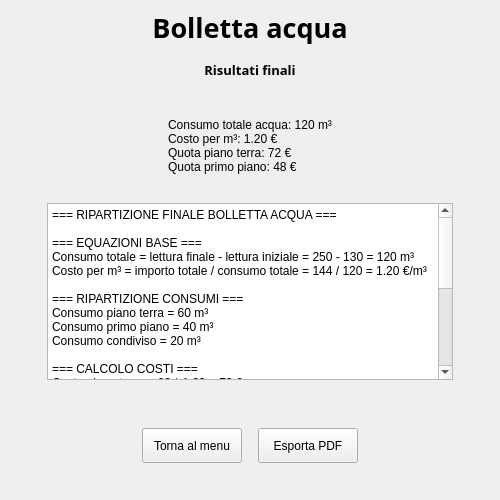
<?xml version="1.0" encoding="UTF-8"?>
<ui version="4.0">
 <class>waterWindow</class>
 <widget class="QMainWindow" name="waterWindow">
  <property name="geometry">
   <rect>
    <x>0</x>
    <y>0</y>
    <width>500</width>
    <height>500</height>
   </rect>
  </property>
  <property name="minimumSize">
   <size>
    <width>500</width>
    <height>500</height>
   </size>
  </property>
  <property name="maximumSize">
   <size>
    <width>500</width>
    <height>500</height>
   </size>
  </property>
  <property name="font">
   <font>
    <kerning>true</kerning>
   </font>
  </property>
  <property name="windowTitle">
   <string>BolletteCasa</string>
  </property>
  <property name="windowIcon">
   <iconset>
    <normaloff>../assets/logo.ico</normaloff>../assets/logo.ico</iconset>
  </property>
  <widget class="QWidget" name="waterCentralWidget">
   <layout class="QVBoxLayout" name="verticalLayout_2">
    <item>
     <widget class="QLabel" name="waterWindowTitleLabel">
      <property name="font">
       <font>
        <family>Asap</family>
        <pointsize>20</pointsize>
        <bold>true</bold>
        <kerning>false</kerning>
        <hintingpreference>PreferNoHinting</hintingpreference>
       </font>
      </property>
      <property name="text">
       <string>Bolletta acqua</string>
      </property>
      <property name="alignment">
       <set>Qt::AlignmentFlag::AlignCenter</set>
      </property>
      <property name="indent">
       <number>-1</number>
      </property>
     </widget>
    </item>
    <item>
     <widget class="QStackedWidget" name="waterStackedWidget">
      <property name="currentIndex">
       <number>1</number>
      </property>
      <widget class="QWidget" name="generalDataPage">
       <layout class="QVBoxLayout" name="verticalLayout">
        <item>
         <widget class="QLabel" name="generalDataSectionTitleLabel">
          <property name="font">
           <font>
            <family>Asap</family>
            <pointsize>10</pointsize>
            <bold>true</bold>
            <stylestrategy>PreferDefault</stylestrategy>
            <kerning>true</kerning>
            <hintingpreference>PreferNoHinting</hintingpreference>
           </font>
          </property>
          <property name="text">
           <string>Dati generali</string>
          </property>
          <property name="alignment">
           <set>Qt::AlignmentFlag::AlignCenter</set>
          </property>
         </widget>
        </item>
        <item>
         <spacer name="generalDataTitleBottomSpacer">
          <property name="orientation">
           <enum>Qt::Orientation::Vertical</enum>
          </property>
          <property name="sizeHint" stdset="0">
           <size>
            <width>20</width>
            <height>40</height>
           </size>
          </property>
         </spacer>
        </item>
        <item>
         <widget class="QWidget" name="generalDataFormContainer" native="true">
          <layout class="QHBoxLayout" name="horizontalLayout">
           <item>
            <spacer name="generalDataLeftSpacer">
             <property name="orientation">
              <enum>Qt::Orientation::Horizontal</enum>
             </property>
             <property name="sizeHint" stdset="0">
              <size>
               <width>58</width>
               <height>20</height>
              </size>
             </property>
            </spacer>
           </item>
           <item>
            <layout class="QFormLayout" name="generalDataFormLayout">
             <property name="horizontalSpacing">
              <number>15</number>
             </property>
             <property name="verticalSpacing">
              <number>10</number>
             </property>
             <item row="0" column="0">
              <widget class="QLabel" name="totalAmountLabel">
               <property name="minimumSize">
                <size>
                 <width>0</width>
                 <height>30</height>
                </size>
               </property>
               <property name="text">
                <string>Importo totale acqua (€)</string>
               </property>
              </widget>
             </item>
             <item row="0" column="1">
              <widget class="QLineEdit" name="totalAmountLineEdit">
               <property name="minimumSize">
                <size>
                 <width>0</width>
                 <height>30</height>
                </size>
               </property>
              </widget>
             </item>
             <item row="1" column="0">
              <widget class="QLabel" name="totalConsumptionLabel">
               <property name="minimumSize">
                <size>
                 <width>0</width>
                 <height>30</height>
                </size>
               </property>
               <property name="text">
                <string>Consumo totale acqua (L)</string>
               </property>
              </widget>
             </item>
             <item row="1" column="1">
              <widget class="QLineEdit" name="totalConsumptionLineEdit">
               <property name="minimumSize">
                <size>
                 <width>0</width>
                 <height>30</height>
                </size>
               </property>
              </widget>
             </item>
             <item row="2" column="0">
              <widget class="QLabel" name="groundFloorPeopleLabel">
               <property name="minimumSize">
                <size>
                 <width>0</width>
                 <height>30</height>
                </size>
               </property>
               <property name="text">
                <string>Numero persone piano TERRA</string>
               </property>
              </widget>
             </item>
             <item row="2" column="1">
              <widget class="QSpinBox" name="groundFloorPeopleSpinBox">
               <property name="minimumSize">
                <size>
                 <width>0</width>
                 <height>30</height>
                </size>
               </property>
              </widget>
             </item>
             <item row="3" column="0">
              <widget class="QLabel" name="firstFloorPeopleLabel">
               <property name="minimumSize">
                <size>
                 <width>0</width>
                 <height>30</height>
                </size>
               </property>
               <property name="text">
                <string>Numero persone PRIMO piano</string>
               </property>
              </widget>
             </item>
             <item row="3" column="1">
              <widget class="QSpinBox" name="firstFloorPeopleSpinBox">
               <property name="minimumSize">
                <size>
                 <width>0</width>
                 <height>30</height>
                </size>
               </property>
              </widget>
             </item>
            </layout>
           </item>
           <item>
            <spacer name="generalDataRightSpacer">
             <property name="orientation">
              <enum>Qt::Orientation::Horizontal</enum>
             </property>
             <property name="sizeHint" stdset="0">
              <size>
               <width>40</width>
               <height>20</height>
              </size>
             </property>
            </spacer>
           </item>
          </layout>
         </widget>
        </item>
        <item>
         <spacer name="generalDataFormBottomSpacer">
          <property name="orientation">
           <enum>Qt::Orientation::Vertical</enum>
          </property>
          <property name="sizeHint" stdset="0">
           <size>
            <width>20</width>
            <height>40</height>
           </size>
          </property>
         </spacer>
        </item>
        <item>
         <widget class="QWidget" name="generalDataNavigationLayout" native="true">
          <layout class="QHBoxLayout" name="horizontalLayout_2">
           <item>
            <spacer name="generalDataNavLeftSpacer">
             <property name="orientation">
              <enum>Qt::Orientation::Horizontal</enum>
             </property>
             <property name="sizeHint" stdset="0">
              <size>
               <width>40</width>
               <height>20</height>
              </size>
             </property>
            </spacer>
           </item>
           <item>
            <widget class="QPushButton" name="generalDataBackButton">
             <property name="minimumSize">
              <size>
               <width>100</width>
               <height>35</height>
              </size>
             </property>
             <property name="text">
              <string>Torna al menu</string>
             </property>
            </widget>
           </item>
           <item>
            <spacer name="generalDataNavCenterSpacer">
             <property name="orientation">
              <enum>Qt::Orientation::Horizontal</enum>
             </property>
             <property name="sizeType">
              <enum>QSizePolicy::Policy::Fixed</enum>
             </property>
             <property name="sizeHint" stdset="0">
              <size>
               <width>10</width>
               <height>20</height>
              </size>
             </property>
            </spacer>
           </item>
           <item>
            <widget class="QPushButton" name="generalDataNextButton">
             <property name="minimumSize">
              <size>
               <width>100</width>
               <height>35</height>
              </size>
             </property>
             <property name="text">
              <string>Avanti</string>
             </property>
            </widget>
           </item>
           <item>
            <spacer name="generalDataNavRightSpacer">
             <property name="orientation">
              <enum>Qt::Orientation::Horizontal</enum>
             </property>
             <property name="sizeHint" stdset="0">
              <size>
               <width>40</width>
               <height>20</height>
              </size>
             </property>
            </spacer>
           </item>
          </layout>
         </widget>
        </item>
        <item>
         <spacer name="generalDataBottomSpacer">
          <property name="orientation">
           <enum>Qt::Orientation::Vertical</enum>
          </property>
          <property name="sizeType">
           <enum>QSizePolicy::Policy::Fixed</enum>
          </property>
          <property name="sizeHint" stdset="0">
           <size>
            <width>20</width>
            <height>10</height>
           </size>
          </property>
         </spacer>
        </item>
       </layout>
      </widget>
      <widget class="QWidget" name="resultsPage">
       <layout class="QVBoxLayout" name="verticalLayout_4">
        <item>
         <widget class="QLabel" name="resultsSectionTitleLabel">
          <property name="font">
           <font>
            <family>Asap</family>
            <pointsize>10</pointsize>
            <bold>true</bold>
            <kerning>true</kerning>
           </font>
          </property>
          <property name="text">
           <string>Risultati finali</string>
          </property>
          <property name="alignment">
           <set>Qt::AlignmentFlag::AlignCenter</set>
          </property>
         </widget>
        </item>
        <item>
         <spacer name="resultsTitleBottomSpacer">
          <property name="orientation">
           <enum>Qt::Orientation::Vertical</enum>
          </property>
          <property name="sizeHint" stdset="0">
           <size>
            <width>20</width>
            <height>40</height>
           </size>
          </property>
         </spacer>
        </item>
        <item>
         <widget class="QWidget" name="resultsSummaryContainer" native="true">
          <layout class="QHBoxLayout" name="horizontalLayout_5">
           <item>
            <spacer name="resultsSummaryLeftSpacer">
             <property name="orientation">
              <enum>Qt::Orientation::Horizontal</enum>
             </property>
             <property name="sizeHint" stdset="0">
              <size>
               <width>133</width>
               <height>20</height>
              </size>
             </property>
            </spacer>
           </item>
           <item>
            <widget class="QLabel" name="resultsSummaryLabel">
             <property name="text">
              <string>Consumo totale acqua: 120 m³
Costo per m³: 1.20 €
Quota piano terra: 72 €
Quota primo piano: 48 €</string>
             </property>
            </widget>
           </item>
           <item>
            <spacer name="resultsSummaryRightSpacer">
             <property name="orientation">
              <enum>Qt::Orientation::Horizontal</enum>
             </property>
             <property name="sizeHint" stdset="0">
              <size>
               <width>132</width>
               <height>20</height>
              </size>
             </property>
            </spacer>
           </item>
          </layout>
         </widget>
        </item>
        <item>
         <spacer name="resultsSummaryBottomSpacer">
          <property name="orientation">
           <enum>Qt::Orientation::Vertical</enum>
          </property>
          <property name="sizeType">
           <enum>QSizePolicy::Policy::Fixed</enum>
          </property>
          <property name="sizeHint" stdset="0">
           <size>
            <width>20</width>
            <height>5</height>
           </size>
          </property>
         </spacer>
        </item>
        <item>
         <widget class="QWidget" name="resultsDetailsContainer" native="true">
          <layout class="QHBoxLayout" name="horizontalLayout_6">
           <item>
            <spacer name="resultsDetailsLeftSpacer">
             <property name="orientation">
              <enum>Qt::Orientation::Horizontal</enum>
             </property>
             <property name="sizeType">
              <enum>QSizePolicy::Policy::Fixed</enum>
             </property>
             <property name="sizeHint" stdset="0">
              <size>
               <width>20</width>
               <height>20</height>
              </size>
             </property>
            </spacer>
           </item>
           <item>
            <widget class="QPlainTextEdit" name="resultsDetailsPlainTextEdit">
             <property name="readOnly">
              <bool>true</bool>
             </property>
             <property name="plainText">
              <string>=== RIPARTIZIONE FINALE BOLLETTA ACQUA ===

=== EQUAZIONI BASE ===
Consumo totale = lettura finale - lettura iniziale = 250 - 130 = 120 m³
Costo per m³ = importo totale / consumo totale = 144 / 120 = 1.20 €/m³

=== RIPARTIZIONE CONSUMI ===
Consumo piano terra = 60 m³
Consumo primo piano = 40 m³
Consumo condiviso = 20 m³

=== CALCOLO COSTI ===
Costo piano terra = 60 * 1.20 = 72 €
Costo primo piano = 40 * 1.20 = 48 €
Costo condiviso = 20 * 1.20 = 24 €

=== RIPARTIZIONE COSTO CONDIVISO ===
Quota condivisa piano terra = 12 €
Quota condivisa primo piano = 12 €

=== TOTALE FINALE ===
Totale piano terra = 72 €
Totale primo piano = 48 €</string>
             </property>
            </widget>
           </item>
           <item>
            <spacer name="resultsDetailsRightSpacer">
             <property name="orientation">
              <enum>Qt::Orientation::Horizontal</enum>
             </property>
             <property name="sizeType">
              <enum>QSizePolicy::Policy::Fixed</enum>
             </property>
             <property name="sizeHint" stdset="0">
              <size>
               <width>20</width>
               <height>20</height>
              </size>
             </property>
            </spacer>
           </item>
          </layout>
         </widget>
        </item>
        <item>
         <spacer name="resultsDetailsBottomSpacer">
          <property name="orientation">
           <enum>Qt::Orientation::Vertical</enum>
          </property>
          <property name="sizeHint" stdset="0">
           <size>
            <width>20</width>
            <height>40</height>
           </size>
          </property>
         </spacer>
        </item>
        <item>
         <widget class="QWidget" name="resultsActionsContainer" native="true">
          <layout class="QHBoxLayout" name="horizontalLayout_7">
           <item>
            <spacer name="resultsActionsLeftSpacer">
             <property name="orientation">
              <enum>Qt::Orientation::Horizontal</enum>
             </property>
             <property name="sizeHint" stdset="0">
              <size>
               <width>102</width>
               <height>20</height>
              </size>
             </property>
            </spacer>
           </item>
           <item>
            <widget class="QPushButton" name="resultsBackButton">
             <property name="minimumSize">
              <size>
               <width>100</width>
               <height>35</height>
              </size>
             </property>
             <property name="text">
              <string>Torna al menu</string>
             </property>
            </widget>
           </item>
           <item>
            <spacer name="resultsActionsCenterSpacer">
             <property name="orientation">
              <enum>Qt::Orientation::Horizontal</enum>
             </property>
             <property name="sizeType">
              <enum>QSizePolicy::Policy::Fixed</enum>
             </property>
             <property name="sizeHint" stdset="0">
              <size>
               <width>10</width>
               <height>20</height>
              </size>
             </property>
            </spacer>
           </item>
           <item>
            <widget class="QPushButton" name="exportPdfButton">
             <property name="minimumSize">
              <size>
               <width>100</width>
               <height>35</height>
              </size>
             </property>
             <property name="text">
              <string>Esporta PDF</string>
             </property>
            </widget>
           </item>
           <item>
            <spacer name="resultsActionsRightSpacer">
             <property name="orientation">
              <enum>Qt::Orientation::Horizontal</enum>
             </property>
             <property name="sizeHint" stdset="0">
              <size>
               <width>101</width>
               <height>20</height>
              </size>
             </property>
            </spacer>
           </item>
          </layout>
         </widget>
        </item>
        <item>
         <spacer name="resultsBottomSpacer">
          <property name="orientation">
           <enum>Qt::Orientation::Vertical</enum>
          </property>
          <property name="sizeType">
           <enum>QSizePolicy::Policy::Fixed</enum>
          </property>
          <property name="sizeHint" stdset="0">
           <size>
            <width>20</width>
            <height>10</height>
           </size>
          </property>
         </spacer>
        </item>
       </layout>
      </widget>
     </widget>
    </item>
    <item>
     <spacer name="verticalSpacer_4">
      <property name="orientation">
       <enum>Qt::Orientation::Vertical</enum>
      </property>
      <property name="sizeHint" stdset="0">
       <size>
        <width>20</width>
        <height>40</height>
       </size>
      </property>
     </spacer>
    </item>
   </layout>
  </widget>
 </widget>
 <resources/>
 <connections/>
</ui>
